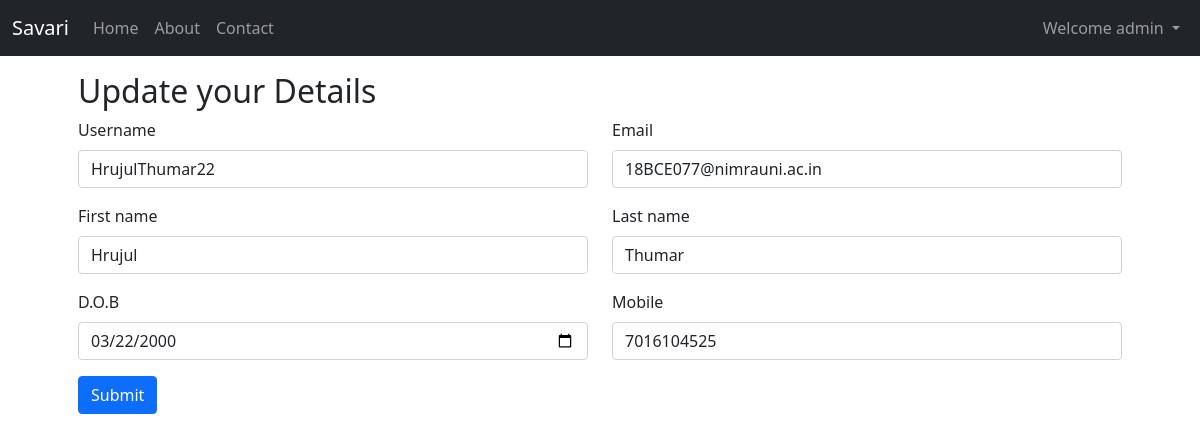
Page /user/update/2/ (signed in) on the earlier database version.
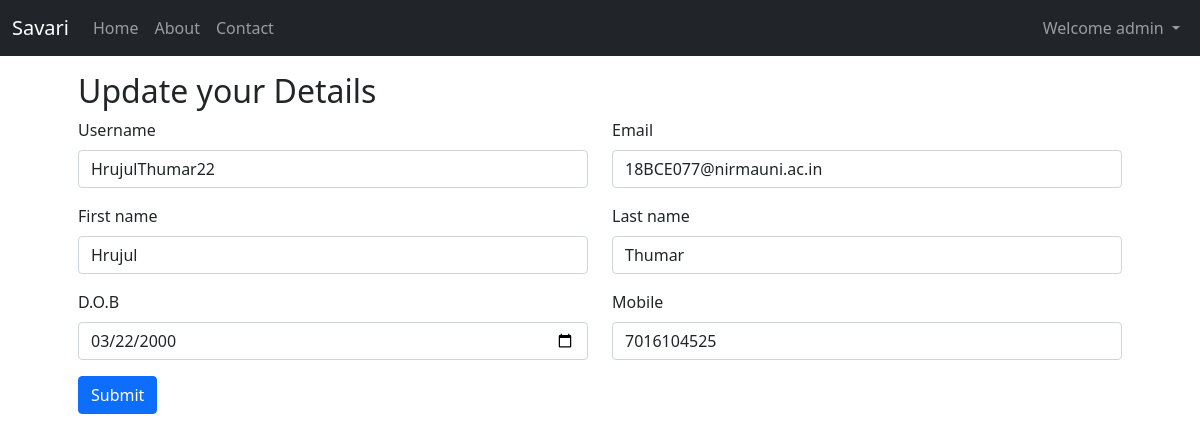
Same page on the later database version.
### userAccount/models.py (models this page shows, shortened)
class User(AbstractBaseUser,PermissionsMixin):
    email=models.EmailField(max_length=254,unique=True)
    username=models.CharField(max_length=50,unique=True)
    first_name=models.CharField(max_length=50)
    last_name=models.CharField(max_length=50)
    dob=models.DateField()
    phone_regex = RegexValidator(regex=r'^[0-9]{10}$', message="Phone number must be entered in the format: '999999999'. 10 digits allowed.")
    mobile = models.CharField(validators=[phone_regex], max_length=17, blank=True)
    date_joined=models.DateTimeField(auto_now_add=True)
    last_login=models.DateTimeField(auto_now=True)
    is_admin=models.BooleanField(default=False)
    is_active=models.BooleanField(default=True)
    is_staff=models.BooleanField(default=False)
    is_superuser=models.BooleanField(default=False)
    USERNAME_FIELD='username'
    REQUIRED_FIELDS=['email','first_name','last_name','dob','mobile']
    objects=UserManager()
    def __str__(self):
        return self.username

### userAccount/views.py (the view, shortened to what this page needs)
# urls.py: path('update/<str:pk>/',views.updateUser,name="update_user"),
@login_required
def updateUser(request,pk):
    user=User.objects.get(id=pk)
    form=UpdateForm(instance=user)
    print(form)
    context={'form':form}
    return render(request,'userAccount/update.html',context)

### userAccount/forms.py
class UpdateForm(ModelForm):
    def __init__(self, *args, **kwargs):
        super(UpdateForm, self).__init__(*args, **kwargs)
        for visible in self.visible_fields():
            visible.field.widget.attrs['class'] = 'form-control'
    class Meta:
        model=User
        labels={'dob':('D.O.B')}
        fields = ["username", "dob", "email", "first_name", "last_name","mobile"]
        widgets={'dob':widgets.DateInput(attrs={'type':'date'})}

### templates/userAccount/update.html (shortened to what this page needs)
{% extends 'base.html' %}
{% block body %}
    <div class="container my-3 px-5">
        <h2>Update your Details</h2>
        <form method="POST" action="{% url 'update_user' 2 %}">
            <div class="row">
                <div class="col-md-6">
                    <div class="mb-3">
                        <label for="exampleInputEmail1" class="form-label">{{form.username.label}}</label>
                        {{form.username}}
                    </div>
                </div>
                <div class="col-md-6">
                    <div class="mb-3">
                        <label for="exampleInputEmail1" class="form-label">{{form.email.label}}</label>
                        {{form.email}}
                    </div>
                </div>
                <div class="col-md-6">
                    <div class="mb-3">
                        <label for="exampleInputEmail1" class="form-label">{{form.first_name.label}}</label>
                        {{form.first_name}}
                    </div>
                </div>
                <div class="col-md-6">
                    <div class="mb-3">
                        <label for="exampleInputEmail1" class="form-label">{{form.last_name.label}}</label>
                        {{form.last_name}}
                    </div>
                </div>
                <div class="col-md-6">
                    <div class="mb-3">
                        <label for="exampleInputEmail1" class="form-label">{{form.dob.label}}</label>
                        {{form.dob}}
                    </div>
                </div>
                <div class="col-md-6">
                    <div class="mb-3">
                        <label for="exampleInputEmail1" class="form-label">{{form.mobile.label}}</label>
                        {{form.mobile}}
                    </div>
                </div>
            </div>
            <button type="submit" class="btn btn-primary">Submit</button>
        </form>
    </div>
{% endblock body %}

### templates/base.html (shortened to what this page needs)
<!doctype html>
<html lang="en">
  <head>
    <link href="https://cdn.jsdelivr.net/npm/bootstrap@5.1.1/dist/css/bootstrap.min.css" rel="stylesheet">
  </head>
  <body>
    <nav class="navbar navbar-expand-lg navbar-dark bg-dark">
        <div class="container-fluid">
          <a class="navbar-brand" href="/">Savari</a>
          <div class="collapse navbar-collapse" id="navbarSupportedContent">
            <ul class="navbar-nav me-auto mb-2 mb-lg-0">
              <li class="nav-item">
                <a class="nav-link {% block activeHome %}{% endblock activeHome %}" href="/">Home</a>
              </li>
              <li class="nav-item">
                <a class="nav-link {% block activeAbout %}{% endblock activeAbout %}" href="/about">About</a>
              </li>
              <li class="nav-item">
                <a class="nav-link {% block activeContact %}{% endblock activeContact %}" href="/contact">Contact</a>
              </li>
            </ul>
            {% if user.is_authenticated %}
            <ul class="navbar-nav ml-auto">
            <li class="nav-item dropdown">
              <a class="nav-link dropdown-toggle" href="#" id="navbarDropdown" role="button" data-bs-toggle="dropdown" aria-expanded="false">
                Welcome {{ request.user }}
              </a>
            </li>
            </ul>
            {% endif %}
          </div>
        </div>
      </nav>
      {% block body %}{% endblock body %}
  </body>
</html>

Differences in the rows shown:
changed User "HrujulThumar22": email "18BCE077@nimrauni.ac.in" → "18BCE077@nirmauni.ac.in"
